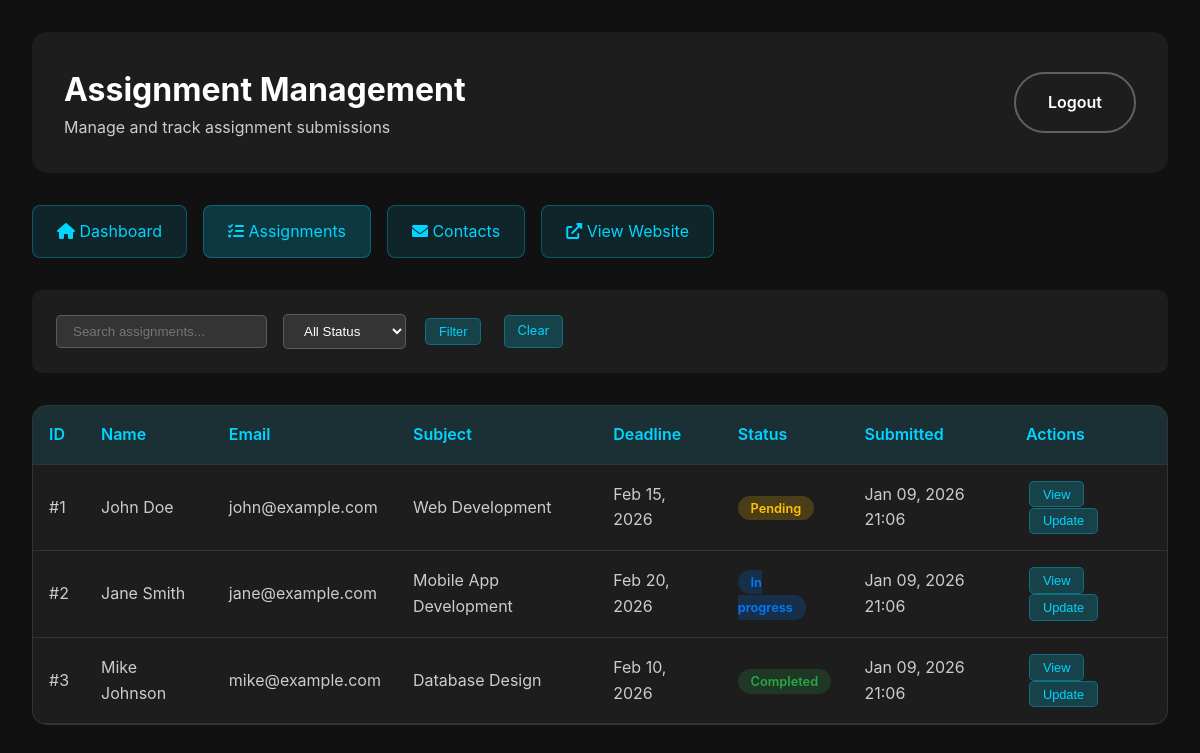
The app's page /admin/assignments.php (signed in) with its own data.
### tables this page shows
CREATE TABLE IF NOT EXISTS assignments (
    id INT AUTO_INCREMENT PRIMARY KEY,
    name VARCHAR(191) NOT NULL,
    email VARCHAR(191) NOT NULL,
    phone VARCHAR(20) NOT NULL,
    subject VARCHAR(191) NOT NULL,
    deadline DATE NOT NULL,
    description TEXT NOT NULL,
    submitted_at TIMESTAMP DEFAULT CURRENT_TIMESTAMP,
    status ENUM('pending', 'in_progress', 'completed', 'cancelled') DEFAULT 'pending',
    notes TEXT,
    created_at TIMESTAMP DEFAULT CURRENT_TIMESTAMP,
    updated_at TIMESTAMP DEFAULT CURRENT_TIMESTAMP ON UPDATE CURRENT_TIMESTAMP,
    INDEX idx_status (status),
    INDEX idx_submitted_at (submitted_at),
    INDEX idx_deadline (deadline),
    INDEX idx_email (email(191))
);

### admin/assignments.php (the view, shortened to what this page needs)
<?php
$database = new Database();
$conn = $database->getConnection();
$search = $_GET['search'] ?? '';
$query = "SELECT * FROM assignments WHERE 1=1";
$params = [];
$query .= " ORDER BY submitted_at DESC";
$stmt = $conn->prepare($query);
$stmt->execute($params);
$assignments = $stmt->fetchAll();
?>
<!DOCTYPE html>
<html lang="en">
<head>
    <link rel="stylesheet" href="../assets/css/style.css">
    <link href="https://cdnjs.cloudflare.com/ajax/libs/font-awesome/6.0.0/css/all.min.css" rel="stylesheet">
</head>
<body>
    <div class="admin-container">
        <div class="admin-header">
            <div>
                <h1 style="color: #fff;">Assignment Management</h1>
                <p style="color: #ccc;">Manage and track assignment submissions</p>
            </div>
            <a href="logout.php" class="btn btn-secondary">Logout</a>
        </div>
        <div class="admin-nav">
            <a href="index.php"><i class="fas fa-home"></i> Dashboard</a>
            <a href="assignments.php" class="active"><i class="fas fa-tasks"></i> Assignments</a>
            <a href="contacts.php"><i class="fas fa-envelope"></i> Contacts</a>
            <a href="../index.php" target="_blank"><i class="fas fa-external-link-alt"></i> View Website</a>
        </div>
        <div class="filters">
            <form method="GET" style="display: flex; gap: 1rem; flex-wrap: wrap; align-items: center;">
                <input type="text" name="search" placeholder="Search assignments..." value="<?php echo htmlspecialchars($search); ?>">
                <select name="status">
                    <option value="">All Status</option>
                </select>
                <button type="submit" class="action-btn">Filter</button>
                <a href="assignments.php" class="action-btn">Clear</a>
            </form>
        </div>
        <div class="assignments-table">
            <table class="table">
                <thead>
                    <tr>
                        <th>ID</th>
                        <th>Name</th>
                        <th>Email</th>
                        <th>Subject</th>
                        <th>Deadline</th>
                        <th>Status</th>
                        <th>Submitted</th>
                        <th>Actions</th>
                    </tr>
                </thead>
                <tbody>
                    <?php foreach ($assignments as $assignment): ?>
                    <tr>
                        <td>#<?php echo $assignment['id']; ?></td>
                        <td><?php echo htmlspecialchars($assignment['name']); ?></td>
                        <td><?php echo htmlspecialchars($assignment['email']); ?></td>
                        <td><?php echo htmlspecialchars($assignment['subject']); ?></td>
                        <td><?php echo date('M d, Y', strtotime($assignment['deadline'])); ?></td>
                        <td><span class="status-badge status-<?php echo $assignment['status']; ?>"><?php echo ucfirst(str_replace('_', ' ', $assignment['status'])); ?></span></td>
                        <td><?php echo date('M d, Y H:i', strtotime($assignment['submitted_at'])); ?></td>
                        <td>
                            <button class="action-btn" onclick="viewAssignment(<?php echo $assignment['id']; ?>)">View</button>
                            <button class="action-btn" onclick="updateStatus(<?php echo $assignment['id']; ?>)">Update</button>
                        </td>
                    </tr>
                    <?php endforeach; ?>
                </tbody>
            </table>
        </div>
    </div>
</body>
</html>

### assets/css/style.css (style rules this page uses)
* { margin: 0; padding: 0; box-sizing: border-box; }
body { font-family: 'Inter', sans-serif; line-height: 1.6; color: #333; background-color: #0a0a0a; overflow-x: hidden; }
.btn { display: inline-block; padding: 1rem 2rem; border-radius: 50px; text-decoration: none; font-weight: 600; transition: all 0.3s ease; border: none; cursor: pointer; font-size: 1rem; }
.btn-secondary { background: transparent; color: #fff; border: 2px solid rgba(255, 255, 255, 0.3); }
html { scroll-behavior: smooth; }

### admin/assignments.php (style rules this page uses)
.admin-container { max-width: 1400px; margin: 0 auto; padding: 2rem; background: #111; min-height: 100vh; }
.admin-header { background: rgba(255, 255, 255, 0.05); padding: 2rem; border-radius: 15px; margin-bottom: 2rem; display: flex; justify-content: space-between; align-items: center; }
.admin-nav { display: flex; gap: 1rem; margin-bottom: 2rem; }
.admin-nav a { background: rgba(0, 212, 255, 0.1); color: #00d4ff; padding: 0.8rem 1.5rem; border-radius: 8px; text-decoration: none; border: 1px solid rgba(0, 212, 255, 0.3); transition: all 0.3s ease; }
.admin-nav a:hover, .admin-nav a.active { background: rgba(0, 212, 255, 0.2); }
.filters { background: rgba(255, 255, 255, 0.05); padding: 1.5rem; border-radius: 10px; margin-bottom: 2rem; display: flex; gap: 1rem; flex-wrap: wrap; align-items: center; }
.filters input, .filters select { background: rgba(255, 255, 255, 0.1); border: 1px solid rgba(255, 255, 255, 0.2); border-radius: 5px; padding: 0.5rem 1rem; color: #fff; }
.assignments-table { background: rgba(255, 255, 255, 0.05); border-radius: 15px; overflow: hidden; border: 1px solid rgba(255, 255, 255, 0.1); }
.table { width: 100%; border-collapse: collapse; }
.table th, .table td { padding: 1rem; text-align: left; border-bottom: 1px solid rgba(255, 255, 255, 0.1); }
.table th { color: #00d4ff; font-weight: 600; background: rgba(0, 212, 255, 0.1); }
.table td { color: #ccc; }
.status-badge { padding: 0.3rem 0.8rem; border-radius: 20px; font-size: 0.8rem; font-weight: 600; }
.status-pending { background: rgba(255, 193, 7, 0.2); color: #ffc107; }
.status-in_progress { background: rgba(0, 123, 255, 0.2); color: #007bff; }
.status-completed { background: rgba(40, 167, 69, 0.2); color: #28a745; }
.action-btn { background: rgba(0, 212, 255, 0.2); color: #00d4ff; border: 1px solid rgba(0, 212, 255, 0.3); padding: 0.3rem 0.8rem; border-radius: 5px; text-decoration: none; font-size: 0.8rem; margin: 0 0.2rem; cursor: pointer; }

### records on screen
assignments: id "1", name "John Doe", email "john@example.com", subject "Web Development", deadline "Feb 15, 2026", status "Pending", submitted_at "Jan 09, 2026 21:06"
assignments: id "2", name "Jane Smith", email "jane@example.com", subject "Mobile App Development", deadline "Feb 20, 2026", status "In progress", submitted_at "Jan 09, 2026 21:06"
assignments: id "3", name "Mike Johnson", email "mike@example.com", subject "Database Design", deadline "Feb 10, 2026", status "Completed", submitted_at "Jan 09, 2026 21:06"
